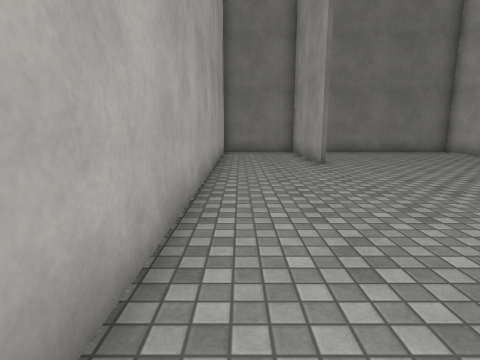
view 1 (above)

16 first-person views from a walk through a Unity game level. The camera is 1.3 m above the floor, tilts 10° down and sees 80° across. The floor is counted in squares, 1 m on a side. Each view is taken from the middle of a square. On the plan, view 1 faces up. The plan holds only what a view shows up to about 13 squares ahead; the rest is blank. The place goes on beyond the plan. Surface patterns are stand-ins for the level's own textures.

view 2
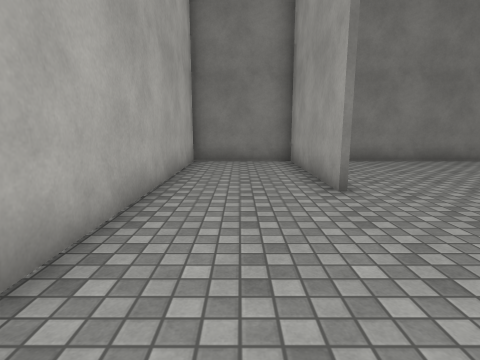

view 3
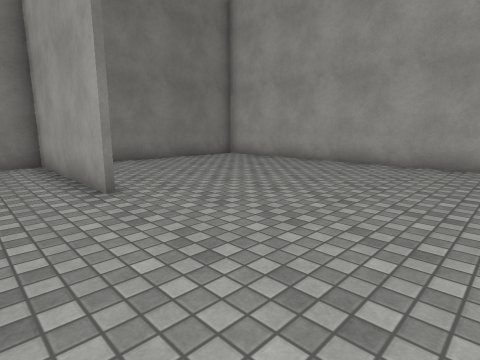

view 4
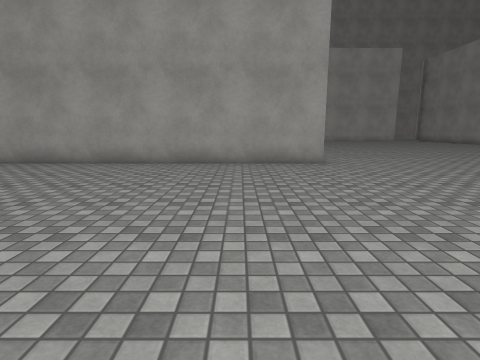

view 5
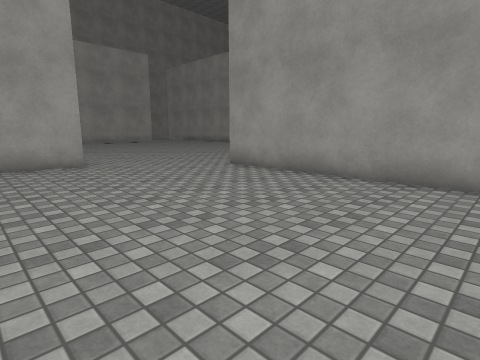

view 6
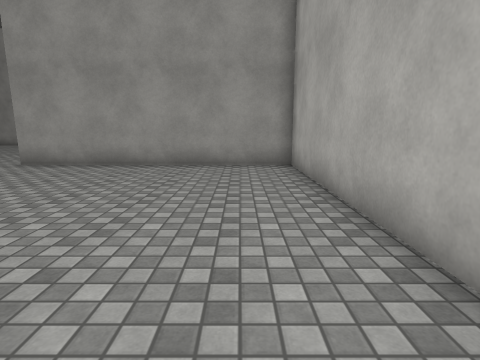

view 7
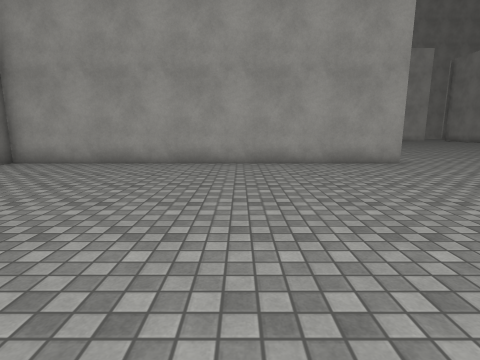

view 8
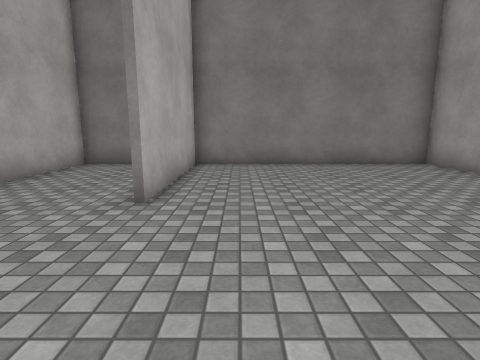

view 9
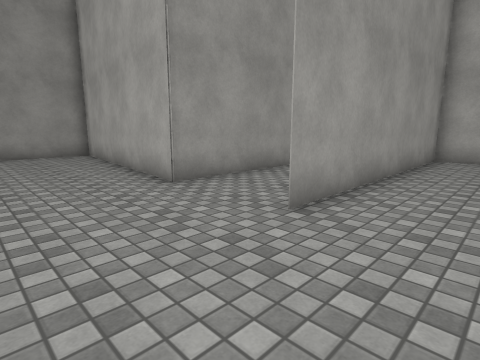

view 10
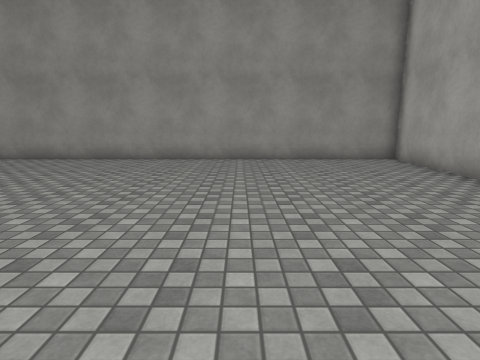

view 11
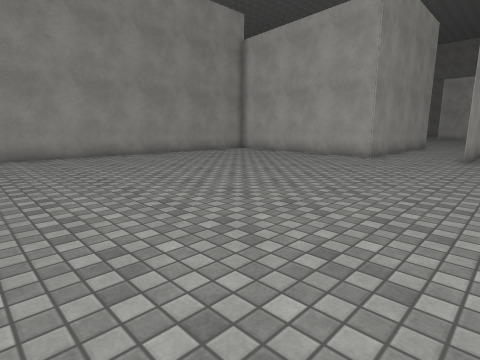

view 12
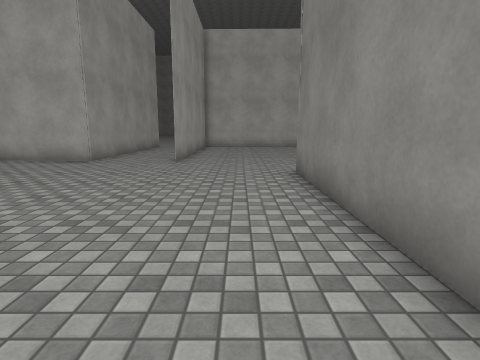

view 13
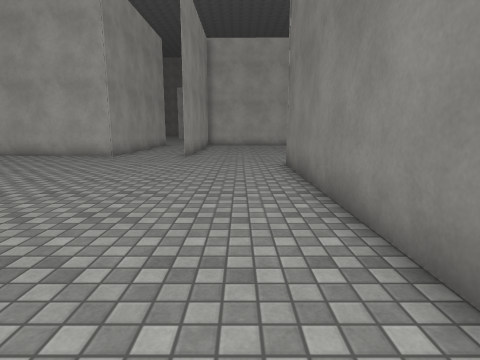

view 14
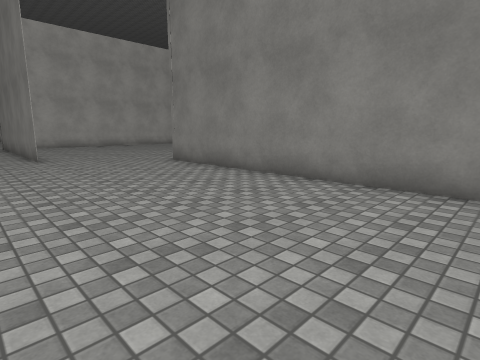

view 15
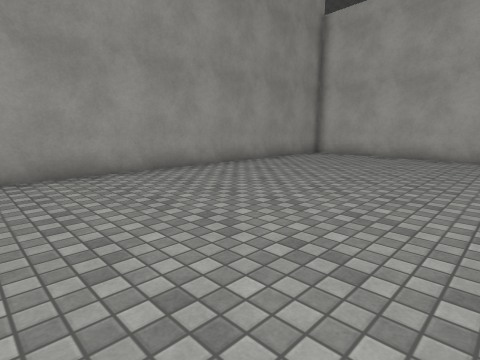

view 16
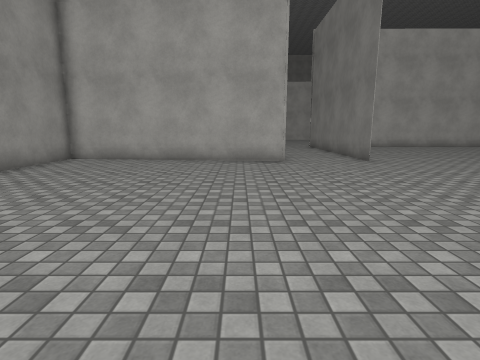

### Floor plan
Points are (right, up) in squares from view 1. A wall is a line through its corners. A room is listed if a view was taken in it or the views show most of it. See-through windows are left out.
Room 1 (views 1, 2, 3, 4, 5, 6, 7, 8)
walls: (3.1, 10.9) (3.1, 16.9) (-0.9, 16.9) (-0.9, -2.6) (9.2, -2.6); (12.1, 1.8) (12.1, 16.9) (3.3, 16.9) (3.3, 10.9)
ways out: opening at (10, -0.4) to room 2
Room 2 (views 9, 10, 11, 12, 13, 14, 15, 16)
walls: (9.2, -6.2) (8.2, -15.6) (23.5, -15.6); (22.5, 1.8) (12.1, 1.8)
ways out: opening at (10, -0.4) to room 1; opening at (9, -4.5)

Where each view was taken, in squares from view 1:
view 1: 0 up, 0 right, facing up
view 2: 5 up, 1 right, facing up
view 3: 5 up, 1 right, facing up-right
view 4: 5 up, 1 right, facing right
view 5: 5 up, 1 right, facing down-right
view 6: 8 up, 1 right, facing down
view 7: 8 up, 1 right, facing right
view 8: 6 up, 5 right, facing up
view 9: 0 up, 13 right, facing down-left
view 10: 3 down, 15 right, facing down
view 11: 1 down, 23 right, facing down-left
view 12: 0 up, 21 right, facing left
view 13: 0 up, 23 right, facing left
view 14: 5 down, 23 right, facing up-left
view 15: 7 down, 23 right, facing down-left
view 16: 8 down, 21 right, facing left
